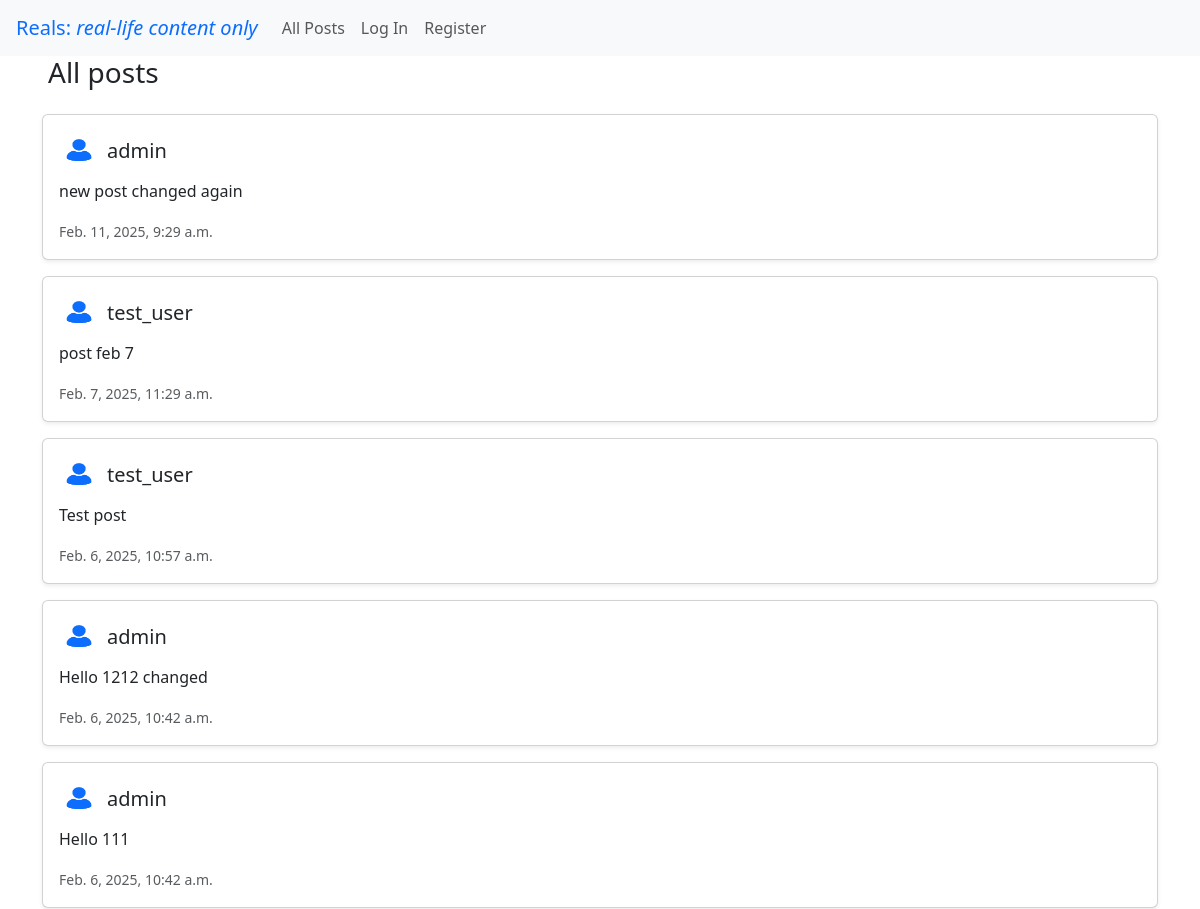
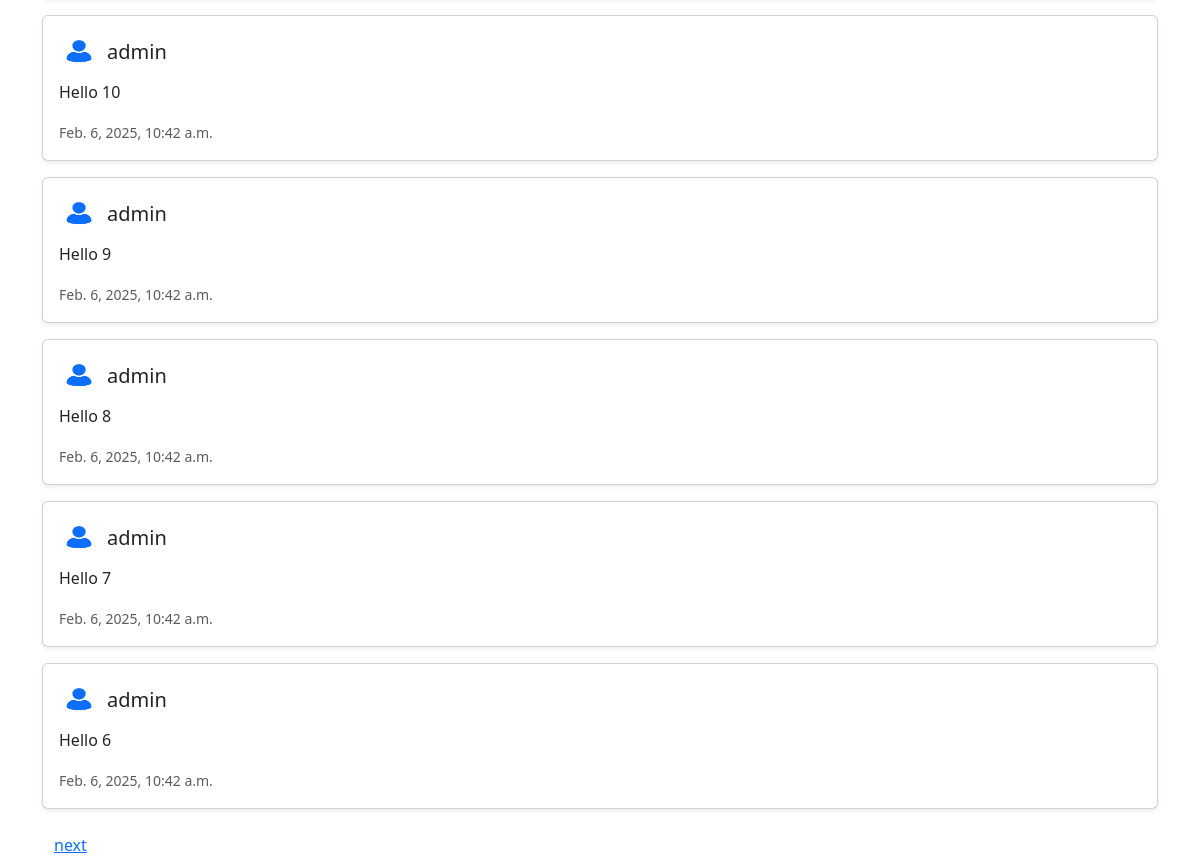
The app's page /, older data (2 pictures, top to bottom).
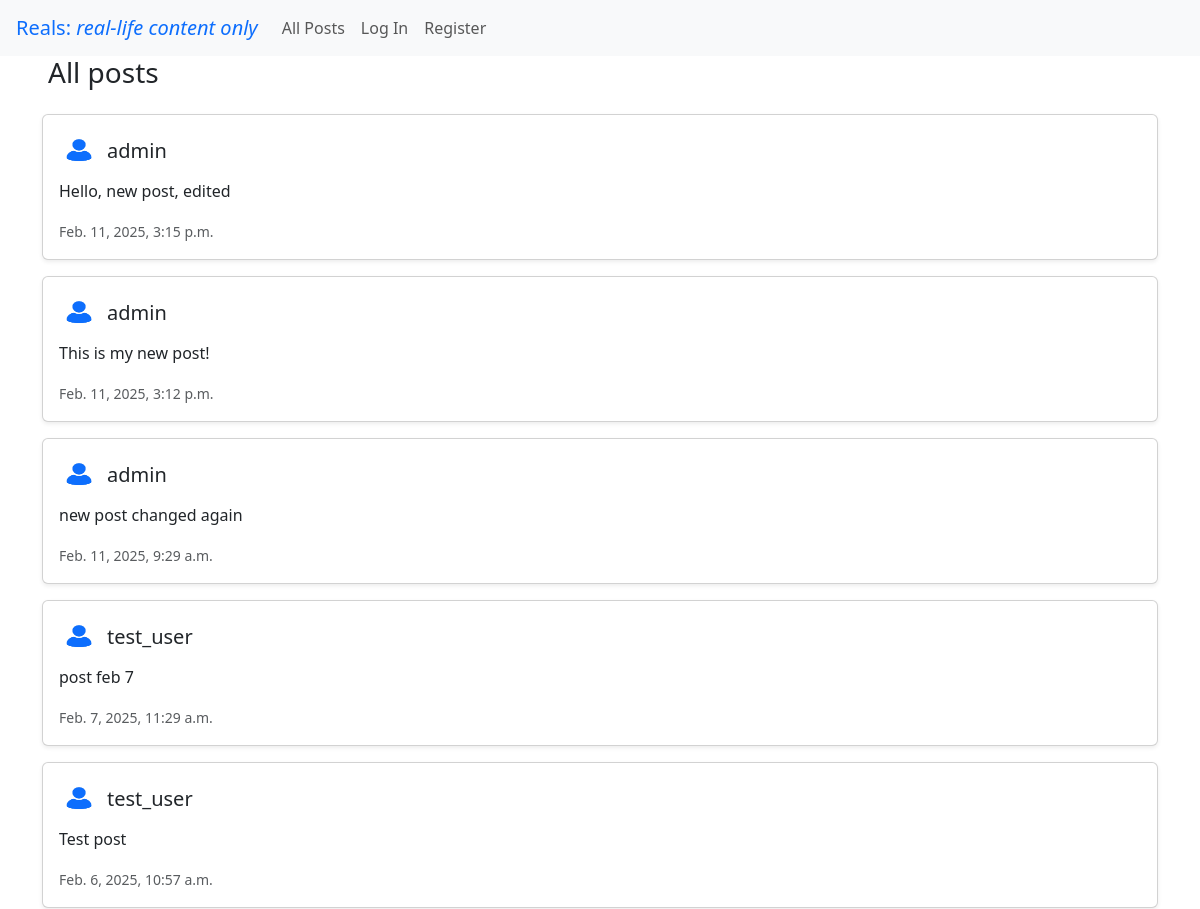
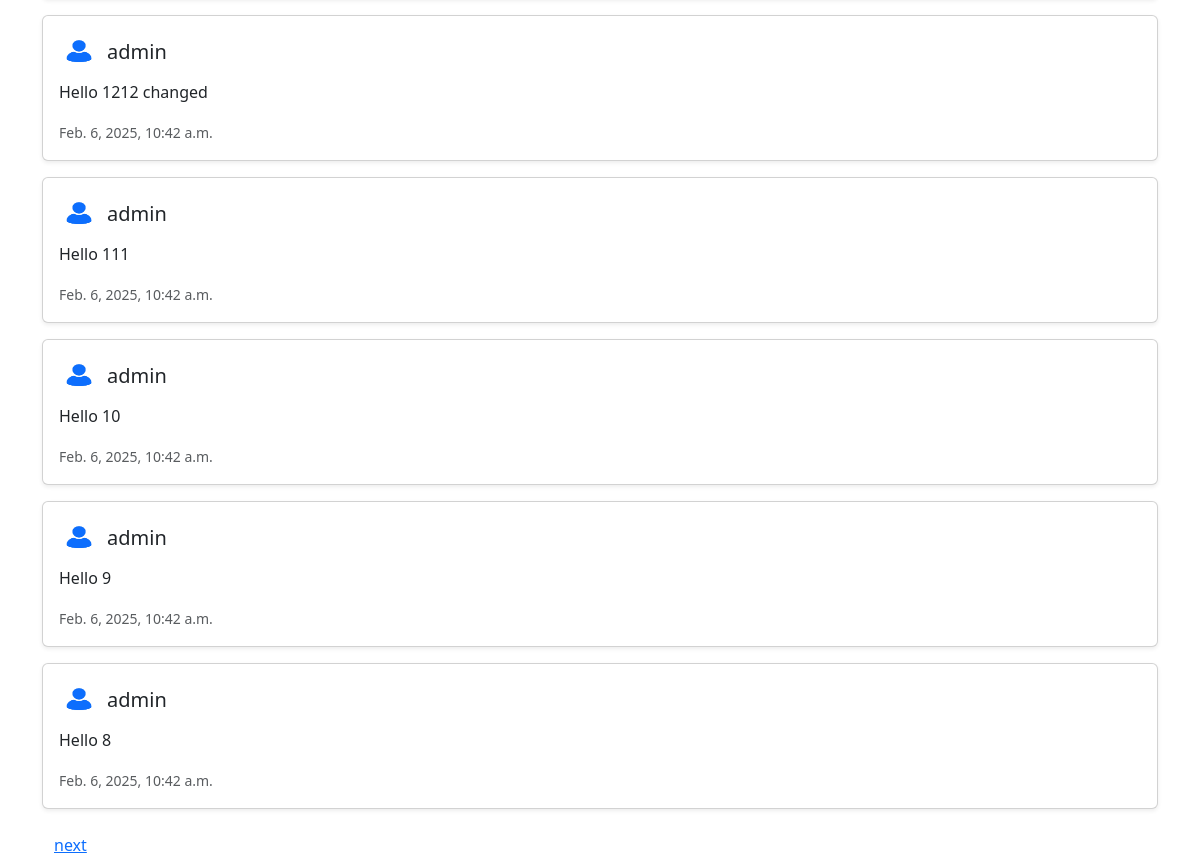
The same page, newer data (2 pictures, top to bottom).
### network/models.py (models this page shows, shortened)
class Post(models.Model):
    user = models.ForeignKey(User, on_delete=models.CASCADE, related_name="posts")
    content = models.TextField(max_length=1000)
    timestamp = models.DateTimeField(auto_now_add=True)
    active = models.BooleanField(default=True) # the admin can block users
    class Meta:
        ordering = ['-timestamp']

class User(AbstractUser):
    pass

### network/views.py (the view)
# urls.py: path("", views.home, name="home"),
def home(request):
    if request.method == 'POST':
        if request.user.is_authenticated:
            user = request.user
            form = PostForm(request.POST)
            if form.is_valid():
                new_post = form.save(commit=False)
                new_post.user = user
                new_post.save()
                messages.success(request, "Hooray! Your post was saved!")
                return redirect('home')
            messages.warning(request, "Oops! Something went wrong! Please try again.") # form was not valid
        else: #user is not authenticated
            messages.warning(request, "Please log in to publish posts")
            return redirect('home')
    else: # GET request
        form = PostForm()
        posts = Post.objects.all()
        paginator = Paginator(posts, 10)  # display 10 posts at a time
        page_number = request.GET.get('page')
        page_obj = paginator.get_page(page_number)
        post_data = []
        for post in page_obj:
            if request.user.is_authenticated:
                unlike_option = Like.objects.filter(post=post, user=request.user).exists() # the user had already liked hte post and can now unlike it
            else:
                unlike_option = False
            post_data.append({
                'post': post,
                'unlike_option': unlike_option
            })
        return render(request, 'network/home.html', {'form': form, 'posts': post_data, 'page_obj': page_obj})

### network/templates/network/home.html (shortened to what this page needs)
{% extends "network/layout.html" %}
{% load crispy_forms_tags %}
{% block body %}
<h3 class="mx-5"> All posts </h3>
<div class="container mt-4">
    {% include 'network/partials/posts.html' %}
    {% endblock %}

### network/templates/network/partials/post.html (shortened to what this page needs)
{% load static %}
<div id="post-{{ post_dict.post.id }}" class="card mb-3 shadow-sm rounded">
    <div class="card-body">
        <div class="d-flex align-items-center">
            <img src="{% static 'network/network_profile_user.jpg' %}" alt="Profile" class="rounded-circle me-2" width="40" height="40">
            <h5 class="card-title mb-0">
                {% with post_dict.post.user.id as user_id %}
                <a href="{% url 'profile' user_id=user_id %}" class="text-dark text-decoration-none">
                    {% endwith %}
                    {{ post_dict.post.user.username }}
                </a>
            </h5>
        </div>
        <p class="mt-2">{{ post_dict.post.content }}</p>
        <small class="text-muted">{{ post_dict.post.timestamp }}</small>
        </div>
</div>

Row changes from the older to the newer data that the page shows:
no longer on this page (row unchanged): Post: post.user.username "admin", post.content "Hello 7", post.timestamp "Feb. 6, 2025, 10:42 a.m."
no longer on this page (row unchanged): Post: post.user.username "admin", post.content "Hello 6", post.timestamp "Feb. 6, 2025, 10:42 a.m."
added Post: post.user.username "admin", post.content "Hello, new post, edited", post.timestamp "Feb. 11, 2025, 3:15 p.m."
added Post: post.user.username "admin", post.content "This is my new post!", post.timestamp "Feb. 11, 2025, 3:12 p.m."
